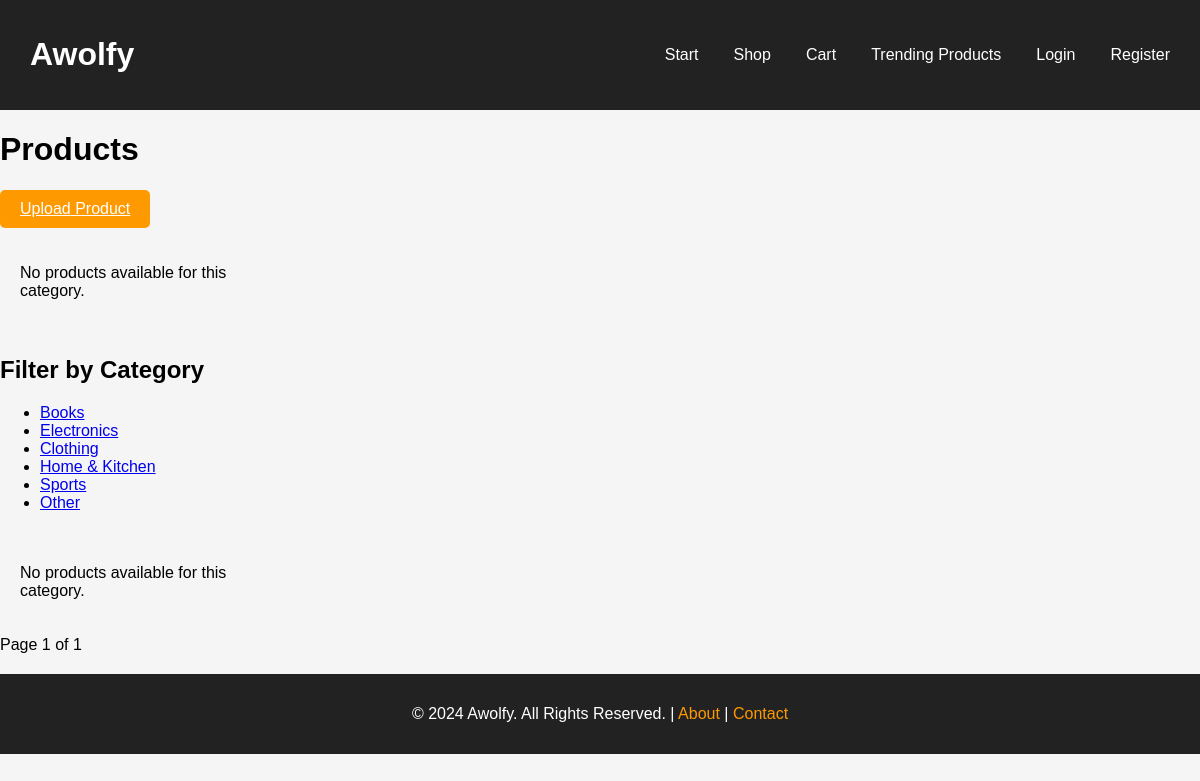
Screenshot of /products/ with the database file from the repository.
### products/models.py (models this page shows, shortened)
class Category(models.Model):
    name = models.CharField(max_length=200, unique=True)
    slug = models.SlugField(unique=True)

### products/views.py (the view, shortened to what this page needs)
# urls.py: path('products/', ProductListView.as_view(), name='product_list'),
class ProductListView(ListView):
    model = Product
    template_name = 'products/list.html'
    paginate_by = 'products'
    paginate_by = 10  # Number of products per page
    def get_queryset(self):
        category_slug = self.kwargs.get('slug')
        if category_slug:
            return Product.objects.filter(category__slug=category_slug)
        return Product.objects.all()
    def get_context_data(self, **kwargs):
        context = super().get_context_data(**kwargs)
        context['categories'] = Category.objects.all()
        return context

### core/context_processors.py (called while the page is built)
def categories_processor(request):
    return {
        'categories': Category.objects.all()
    }

### products/context_processors.py (called while the page is built)
def categories_context_processor(request):
    categories = Category.objects.all()  # Fetch all categories
    return {'categories': categories}

### products/templates/products/list.html (shortened to what this page needs)
{% extends 'core/base.html' %}
{% block content %}
<h1>Products</h1>
<a href="{% url 'products:product_create' %}" class="btn">Upload Product</a>
<div class="product-list">
    {% for product in products %}
        <div class="product">
            <h2>{{ product.name }}</h2>
            {% if product.image %}
                <img src="{{ product.image.url }}" alt="{{ product.name }}" style="max-width: 200px;">
            {% endif %}
            <p>{{ product.description }}</p>
            <p>Price: ${{ product.price }}</p>
            <p>Uploaded by: {{ product.user.username }}</p>
            <a href="{% url 'products:product_detail' product.id %}">View details</a>
        </div>
    {% empty %}
        <p>No products available for this category.</p>
    {% endfor %}
</div>
<h2>Filter by Category</h2>
<ul>
    {% for category in categories %}
        <li><a href="{% url 'products:category_products' category.slug %}">{{ category.name }}</a></li>
    {% endfor %}
</ul>
<div class="product-list">
    {% for product in products %}
    <div class="product">
        <h2>{{ product.name }}</h2>
        {% if product.image %}
            <img src="{{ product.image.url }}" alt="{{ product.name }}" style="max-width: 200px;">
        {% else %}
            <p>No image available</p>
        {% endif %}
        <p>{{ product.description }}</p>
        <p>Price: ${{ product.price }}</p>
        <p>Uploaded by: {{ product.user.username }}</p>
        <a href="{% url 'products:product_detail' product.id %}">View details</a>
    </div>
    {% empty %}
        <p>No products available for this category.</p>
    {% endfor %}
</div>
<div class="pagination">
    <span>Page {{ page_obj.number }} of {{ page_obj.paginator.num_pages }}</span>
</div>
{% endblock %}

### core/static/core/style.css (style rules this page uses)
body { font-family: Arial, sans-serif; margin: 0; padding: 0; background-color: #f5f5f5; }
.product-list { display: grid; grid-template-columns: repeat(auto-fill, minmax(250px, 1fr)); gap: 20px; padding: 20px; }
.btn { display: inline-block; padding: 10px 20px; background: #ff9900; color: white; border: none; border-radius: 5px; cursor: pointer; font-size: 1em; }

### rows the page displays
Category: name "Books"
Category: name "Electronics"
Category: name "Clothing"
Category: name "Home & Kitchen"
Category: name "Sports"
Category: name "Other"

### other values shown
{{ page_obj.number }} "1"
{{ page_obj.paginator.num_pages }} "1"
